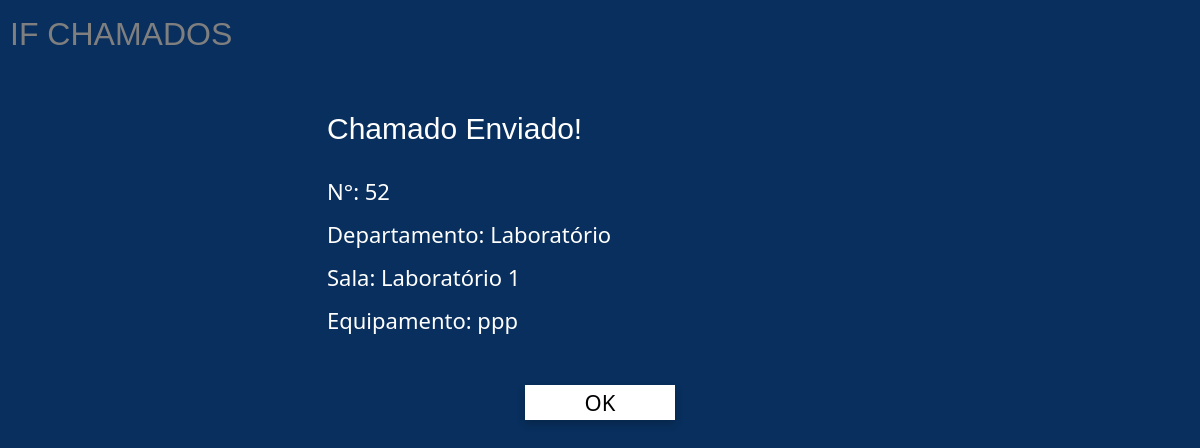
The page /if-dados/chamado_enviado/52/ (signed in) on the database its author committed.
### if_dados/models.py (models this page shows, shortened)
class Chamado(models.Model):
    class Status(models.TextChoices):
        ABERTO = 'Aberto', 'Aberto'
        FECHADO = 'Fechado', 'Fechado'
        PENDENTE = 'Pendente', 'Pendente'
        REABERTO = 'Reaberto', 'Reaberto'
    usuario = models.ForeignKey(settings.AUTH_USER_MODEL, on_delete=models.CASCADE, default=1)
    status = models.CharField(max_length=10, choices=Status.choices, default=Status.ABERTO)
    departamento = models.CharField(max_length=255)
    sala = models.CharField(max_length=255)
    descricao_problema = models.TextField()
    patrimonio = models.CharField(max_length=50, blank=True, null=True)
    data_abertura = models.DateTimeField(default=timezone.now)
    data_fechamento = models.DateTimeField(blank=True, null=True)
    data_modificacao = models.DateTimeField(blank=True, null=True)
    data_reabertura = models.DateTimeField(blank=True, null=True)
    equipamento = models.CharField(max_length=255, blank=True, null=True)
    especialidade = models.ManyToManyField(Especialidade, blank=True)
    relato_tecnico = models.TextField(blank=True)

### if_dados/views.py (the view)
# urls.py: path('chamado_enviado/<int:chamado_id>/', views.chamado_enviado, name='chamado_enviado'),
@login_required
def chamado_enviado(request, chamado_id):
    chamado = get_object_or_404(Chamado, id=chamado_id)
    return render(request, 'chamado-enviado.html', {'chamado': chamado})

### if_dados/templates/chamado-enviado.html (shortened to what this page needs)
{% load static %}
<!DOCTYPE html>
<html lang="pt-br">
<head>
    <link href="https://cdn.jsdelivr.net/npm/bootstrap@5.0.2/dist/css/bootstrap.min.css" rel="stylesheet">
    <link rel="stylesheet" type="text/css" href="{% static 'css/style.css' %}">
</head>
<body>
    <div class="logo mb-4 text-white">IF CHAMADOS</div>
    <div class="conteudo-acima-da-sobreposicao text-white">
        <div class="container mt-5">
            <div class="row justify-content-center text-center">
                <div class="col-md-6 text-white">
                    <div class="msg-chamado-enviado">Chamado Enviado!</div>
                    <div class="mt-4 informacoes">
                        <div>N°: {{ chamado.id }}</div>
                        <div>Departamento: {{ chamado.departamento }}</div>
                        <div>Sala: {{ chamado.sala }}</div>
                        <div>Equipamento: {{ chamado.equipamento }}</div>
                        <form action="{% url 'chamados' %}" method="get">
                            <div class="text-center mt-5">
                                <input class="text-center botao-ok sombra" type="submit" value="OK">
                            </div>
                        </form>
                    </div>
                </div>
            </div>
        </div>
    </div>
</body>
</html>

### if_app/static/css/style.css (style rules this page uses)
body { padding: 10px; background: #115FBB; }
.logo { font-size: 32px; font-family: 'Franklin Gothic Medium', 'Arial Narrow', Arial, sans-serif; }
.sombra { background-color: #FFF; box-shadow: 0 4px 8px rgba(0, 0, 0, 0.2); }
.conteudo-acima-da-sobreposicao { position: relative; z-index: 2; }
.msg-chamado-enviado { font-size: 30px; text-align: left; font-family: Arial, Helvetica, sans-serif; }
.informacoes { font-size: 22px; text-align: left; }
.botao-ok { width: 150px; border: none; }
.informacoes div { margin-top:10px; }

### rows shown on the page
Chamado: id "52", departamento "Laboratório", sala "Laboratório 1", equipamento "ppp"
